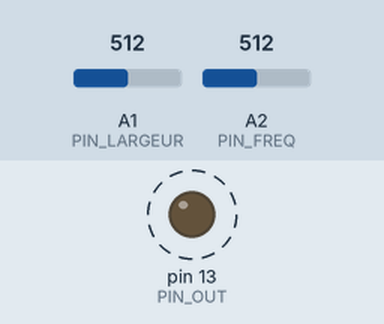
A sketch run on a simulated Arduino Uno, built with avr-gcc and run on an emulated ATmega328P. Parts: output pins drawn as LEDs (lit = HIGH). Dashed ring = blinking. Inputs (shaded band) come from the test bench; at power-on: A2 (PIN_FREQ) = 512, A1 (PIN_LARGEUR) = 512.

Above: at 2.3 s.
2.4 s: A2 (PIN_FREQ) set to 0
At 3.5 s:
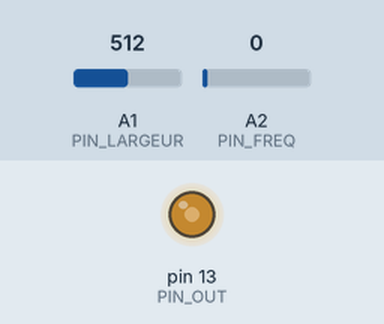
5.9 s: A2 (PIN_FREQ) set to 25
9.4 s: A2 (PIN_FREQ) set to 29
At 10.7 s:
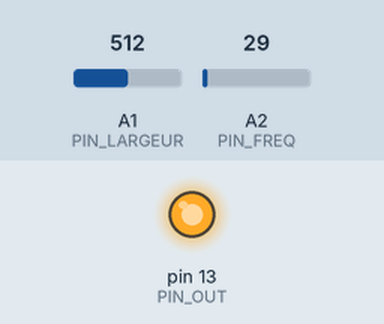
Timing chart, 0 to 20.4 s (numbered marks = the images above; inputs shaded):
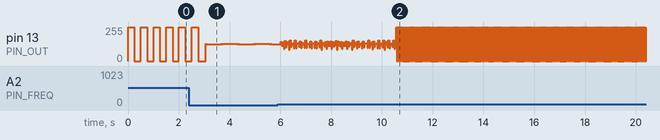

The sketch:

demo_generateur_signal.ino
```cpp
#define PIN_FREQ A2
#define PIN_LARGEUR A1
#define PIN_OUT 13
#define TIME_INTERVAL_INPUT 1500
#define MAXTIME 1000
int periodeInput;
int dureeInput;
unsigned long lastTimeInput = 0;
unsigned long lastTimeInput2 = 0;
unsigned long timeLow = 0;
unsigned long timeHight = 0;
unsigned long periode =1;
float tau = 0;
boolean state = false;

void setup() {
  // put your setup code here, to run once:
  Serial.begin(115200);
  pinMode(PIN_OUT, OUTPUT);
}

void loop() {
  // put your main code here, to run repeatedly:
  if (lastTimeInput  < millis()) {
    periodeInput = analogRead(PIN_FREQ);
    dureeInput = analogRead(PIN_LARGEUR);
    lastTimeInput = millis() + TIME_INTERVAL_INPUT;
    periode = map(periodeInput , 0, 1023, 0, MAXTIME);
    //tau = map((dureeInput), 0, 1023, 0, 1);
    tau=(float)dureeInput/1023;
    timeLow=(unsigned long)((1-tau)*periode);
    timeHight=(unsigned long)((tau)*periode);
 /*
    Serial.print("\n\nperiodeInput : ");
    Serial.println(periodeInput);
    Serial.print("dureeInput : ");
    Serial.println(dureeInput);
    Serial.print("\n\periode : ");
    Serial.println(periode);
    Serial.print("tau : ");
    Serial.println(tau);
    Serial.print("\ntimeLow : ");
    Serial.println(timeLow);
    Serial.print("timeHight : ");
    Serial.println(timeHight);*/
  }

  if (lastTimeInput2  < millis()) {
    digitalWrite(PIN_OUT, state);
    //Serial.print("state ");

   // Serial.println(state);
    if (state==true) {
      // Serial.println("Hight");
      lastTimeInput2 = millis() + timeLow;
      state = false;
    }
    else {
     //  Serial.println("low");
      lastTimeInput2 = millis() + timeHight;
      state = true;
    }

  }
}
```

Measured:
- the behaviour switches between 26 and 27 on A2 (PIN_FREQ) (found by bisection; images 1 and 2)
